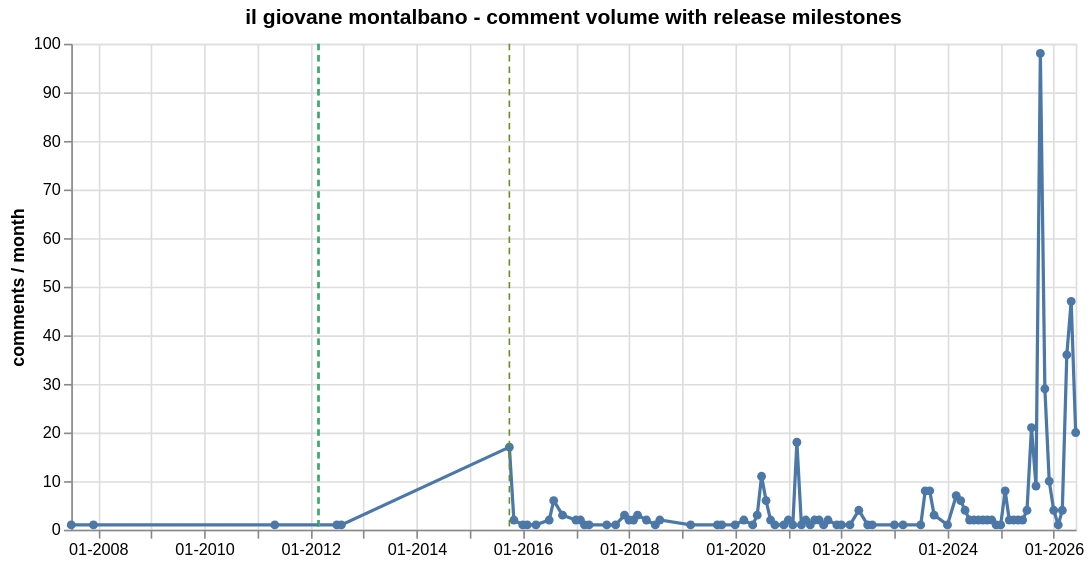

Express this chart as Vega-Lite.
### Vega-Lite specification from a JSON file in a GitHub repository (floating-point values rounded to 4 significant figures)
{"$schema": "https://vega.github.io/schema/vega-lite/v6.1.0.json", "config": {"view": {"continuousHeight": 300, "continuousWidth": 300}}, "datasets": {"data-3dc944977f1ea9bcb630ce9dc0369ba9": [{"color": "#2E8B57", "date": "2012-02-23T00:00:00", "name": "Debut - Il giovane Montalbano", "produzione": "il giovane montalbano", "series": "Young Montalbano Era iniziale"}, {"color": "#3CB371", "date": "2012-03-01T00:00:00", "name": "Consolidamento serie e successo pubblico", "produzione": "il giovane montalbano", "series": "Crescita popolarità"}, {"color": "#6B8E23", "date": "2015-10-01T00:00:00", "name": "Chiusura produzione serie", "produzione": "il giovane montalbano", "series": "Fine prequel era"}], "data-a056da0990ef21e336d9d64a94c55234": [{"date": "2007-07-01T00:00:00", "month": "2007-07", "months_from_release": -55.0, "n_comments": 1, "n_detected": 0, "n_ref_lex": 0, "produzione": "il giovane montalbano", "ref_rate_detected": 0.0, "ref_rate_lex": 0.0, "sim_mean": 0.7903, "tipo": "serie_ita"}, {"date": "2007-12-01T00:00:00", "month": "2007-12", "months_from_release": -50.0, "n_comments": 1, "n_detected": 0, "n_ref_lex": 0, "produzione": "il giovane montalbano", "ref_rate_detected": 0.0, "ref_rate_lex": 0.0, "sim_mean": 0.7935, "tipo": "serie_ita"}, {"date": "2011-05-01T00:00:00", "month": "2011-05", "months_from_release": -9.0, "n_comments": 1, "n_detected": 0, "n_ref_lex": 0, "produzione": "il giovane montalbano", "ref_rate_detected": 0.0, "ref_rate_lex": 0.0, "sim_mean": 0.7798, "tipo": "serie_ita"}, {"date": "2012-07-01T00:00:00", "month": "2012-07", "months_from_release": 5.0, "n_comments": 1, "n_detected": 0, "n_ref_lex": 0, "produzione": "il giovane montalbano", "ref_rate_detected": 0.0, "ref_rate_lex": 0.0, "sim_mean": 0.7957, "tipo": "serie_ita"}, {"date": "2012-08-01T00:00:00", "month": "2012-08", "months_from_release": 6.0, "n_comments": 1, "n_detected": 1, "n_ref_lex": 1, "produzione": "il giovane montalbano", "ref_rate_detected": 1.0, "ref_rate_lex": 1.0, "sim_mean": 0.8045, "tipo": "serie_ita"}, {"date": "2015-10-01T00:00:00", "month": "2015-10", "months_from_release": 44.0, "n_comments": 17, "n_detected": 7, "n_ref_lex": 3, "produzione": "il giovane montalbano", "ref_rate_detected": 0.4118, "ref_rate_lex": 0.1765, "sim_mean": 0.7931, "tipo": "serie_ita"}, {"date": "2015-11-01T00:00:00", "month": "2015-11", "months_from_release": 45.0, "n_comments": 2, "n_detected": 0, "n_ref_lex": 0, "produzione": "il giovane montalbano", "ref_rate_detected": 0.0, "ref_rate_lex": 0.0, "sim_mean": 0.7904, "tipo": "serie_ita"}, {"date": "2016-01-01T00:00:00", "month": "2016-01", "months_from_release": 47.0, "n_comments": 1, "n_detected": 0, "n_ref_lex": 0, "produzione": "il giovane montalbano", "ref_rate_detected": 0.0, "ref_rate_lex": 0.0, "sim_mean": 0.7545, "tipo": "serie_ita"}, {"date": "2016-02-01T00:00:00", "month": "2016-02", "months_from_release": 48.0, "n_comments": 1, "n_detected": 0, "n_ref_lex": 0, "produzione": "il giovane montalbano", "ref_rate_detected": 0.0, "ref_rate_lex": 0.0, "sim_mean": 0.7947, "tipo": "serie_ita"}, {"date": "2016-04-01T00:00:00", "month": "2016-04", "months_from_release": 50.0, "n_comments": 1, "n_detected": 0, "n_ref_lex": 0, "produzione": "il giovane montalbano", "ref_rate_detected": 0.0, "ref_rate_lex": 0.0, "sim_mean": 0.766, "tipo": "serie_ita"}, {"date": "2016-07-01T00:00:00", "month": "2016-07", "months_from_release": 53.0, "n_comments": 2, "n_detected": 1, "n_ref_lex": 1, "produzione": "il giovane montalbano", "ref_rate_detected": 0.5, "ref_rate_lex": 0.5, "sim_mean": 0.7982, "tipo": "serie_ita"}, {"date": "2016-08-01T00:00:00", "month": "2016-08", "months_from_release": 54.0, "n_comments": 6, "n_detected": 0, "n_ref_lex": 0, "produzione": "il giovane montalbano", "ref_rate_detected": 0.0, "ref_rate_lex": 0.0, "sim_mean": 0.7858, "tipo": "serie_ita"}, {"date": "2016-10-01T00:00:00", "month": "2016-10", "months_from_release": 56.0, "n_comments": 3, "n_detected": 0, "n_ref_lex": 0, "produzione": "il giovane montalbano", "ref_rate_detected": 0.0, "ref_rate_lex": 0.0, "sim_mean": 0.7779, "tipo": "serie_ita"}, {"date": "2017-01-01T00:00:00", "month": "2017-01", "months_from_release": 59.0, "n_comments": 2, "n_detected": 2, "n_ref_lex": 1, "produzione": "il giovane montalbano", "ref_rate_detected": 1.0, "ref_rate_lex": 0.5, "sim_mean": 0.8141, "tipo": "serie_ita"}, {"date": "2017-02-01T00:00:00", "month": "2017-02", "months_from_release": 60.0, "n_comments": 2, "n_detected": 0, "n_ref_lex": 1, "produzione": "il giovane montalbano", "ref_rate_detected": 0.0, "ref_rate_lex": 0.5, "sim_mean": 0.7909, "tipo": "serie_ita"}, {"date": "2017-03-01T00:00:00", "month": "2017-03", "months_from_release": 61.0, "n_comments": 1, "n_detected": 0, "n_ref_lex": 0, "produzione": "il giovane montalbano", "ref_rate_detected": 0.0, "ref_rate_lex": 0.0, "sim_mean": 0.7737, "tipo": "serie_ita"}, {"date": "2017-04-01T00:00:00", "month": "2017-04", "months_from_release": 62.0, "n_comments": 1, "n_detected": 1, "n_ref_lex": 0, "produzione": "il giovane montalbano", "ref_rate_detected": 1.0, "ref_rate_lex": 0.0, "sim_mean": 0.8075, "tipo": "serie_ita"}, {"date": "2017-08-01T00:00:00", "month": "2017-08", "months_from_release": 66.0, "n_comments": 1, "n_detected": 0, "n_ref_lex": 0, "produzione": "il giovane montalbano", "ref_rate_detected": 0.0, "ref_rate_lex": 0.0, "sim_mean": 0.7785, "tipo": "serie_ita"}, {"date": "2017-10-01T00:00:00", "month": "2017-10", "months_from_release": 68.0, "n_comments": 1, "n_detected": 0, "n_ref_lex": 1, "produzione": "il giovane montalbano", "ref_rate_detected": 0.0, "ref_rate_lex": 1.0, "sim_mean": 0.7944, "tipo": "serie_ita"}, {"date": "2017-12-01T00:00:00", "month": "2017-12", "months_from_release": 70.0, "n_comments": 3, "n_detected": 1, "n_ref_lex": 1, "produzione": "il giovane montalbano", "ref_rate_detected": 0.3333, "ref_rate_lex": 0.3333, "sim_mean": 0.7935, "tipo": "serie_ita"}, {"date": "2018-01-01T00:00:00", "month": "2018-01", "months_from_release": 71.0, "n_comments": 2, "n_detected": 0, "n_ref_lex": 0, "produzione": "il giovane montalbano", "ref_rate_detected": 0.0, "ref_rate_lex": 0.0, "sim_mean": 0.7923, "tipo": "serie_ita"}, {"date": "2018-02-01T00:00:00", "month": "2018-02", "months_from_release": 72.0, "n_comments": 2, "n_detected": 2, "n_ref_lex": 0, "produzione": "il giovane montalbano", "ref_rate_detected": 1.0, "ref_rate_lex": 0.0, "sim_mean": 0.8094, "tipo": "serie_ita"}, {"date": "2018-03-01T00:00:00", "month": "2018-03", "months_from_release": 73.0, "n_comments": 3, "n_detected": 0, "n_ref_lex": 0, "produzione": "il giovane montalbano", "ref_rate_detected": 0.0, "ref_rate_lex": 0.0, "sim_mean": 0.7738, "tipo": "serie_ita"}, {"date": "2018-05-01T00:00:00", "month": "2018-05", "months_from_release": 75.0, "n_comments": 2, "n_detected": 1, "n_ref_lex": 0, "produzione": "il giovane montalbano", "ref_rate_detected": 0.5, "ref_rate_lex": 0.0, "sim_mean": 0.8089, "tipo": "serie_ita"}, {"date": "2018-07-01T00:00:00", "month": "2018-07", "months_from_release": 77.0, "n_comments": 1, "n_detected": 0, "n_ref_lex": 0, "produzione": "il giovane montalbano", "ref_rate_detected": 0.0, "ref_rate_lex": 0.0, "sim_mean": 0.7987, "tipo": "serie_ita"}, {"date": "2018-08-01T00:00:00", "month": "2018-08", "months_from_release": 78.0, "n_comments": 2, "n_detected": 0, "n_ref_lex": 0, "produzione": "il giovane montalbano", "ref_rate_detected": 0.0, "ref_rate_lex": 0.0, "sim_mean": 0.7843, "tipo": "serie_ita"}, {"date": "2019-03-01T00:00:00", "month": "2019-03", "months_from_release": 85.0, "n_comments": 1, "n_detected": 0, "n_ref_lex": 0, "produzione": "il giovane montalbano", "ref_rate_detected": 0.0, "ref_rate_lex": 0.0, "sim_mean": 0.7541, "tipo": "serie_ita"}, {"date": "2019-09-01T00:00:00", "month": "2019-09", "months_from_release": 91.0, "n_comments": 1, "n_detected": 1, "n_ref_lex": 1, "produzione": "il giovane montalbano", "ref_rate_detected": 1.0, "ref_rate_lex": 1.0, "sim_mean": 0.8262, "tipo": "serie_ita"}, {"date": "2019-10-01T00:00:00", "month": "2019-10", "months_from_release": 92.0, "n_comments": 1, "n_detected": 1, "n_ref_lex": 0, "produzione": "il giovane montalbano", "ref_rate_detected": 1.0, "ref_rate_lex": 0.0, "sim_mean": 0.8043, "tipo": "serie_ita"}, {"date": "2020-01-01T00:00:00", "month": "2020-01", "months_from_release": 95.0, "n_comments": 1, "n_detected": 0, "n_ref_lex": 0, "produzione": "il giovane montalbano", "ref_rate_detected": 0.0, "ref_rate_lex": 0.0, "sim_mean": 0.7867, "tipo": "serie_ita"}, {"date": "2020-03-01T00:00:00", "month": "2020-03", "months_from_release": 97.0, "n_comments": 2, "n_detected": 2, "n_ref_lex": 1, "produzione": "il giovane montalbano", "ref_rate_detected": 1.0, "ref_rate_lex": 0.5, "sim_mean": 0.8102, "tipo": "serie_ita"}, {"date": "2020-05-01T00:00:00", "month": "2020-05", "months_from_release": 99.0, "n_comments": 1, "n_detected": 0, "n_ref_lex": 0, "produzione": "il giovane montalbano", "ref_rate_detected": 0.0, "ref_rate_lex": 0.0, "sim_mean": 0.7914, "tipo": "serie_ita"}, {"date": "2020-06-01T00:00:00", "month": "2020-06", "months_from_release": 100.0, "n_comments": 3, "n_detected": 2, "n_ref_lex": 1, "produzione": "il giovane montalbano", "ref_rate_detected": 0.6667, "ref_rate_lex": 0.3333, "sim_mean": 0.8071, "tipo": "serie_ita"}, {"date": "2020-07-01T00:00:00", "month": "2020-07", "months_from_release": 101.0, "n_comments": 11, "n_detected": 4, "n_ref_lex": 1, "produzione": "il giovane montalbano", "ref_rate_detected": 0.3636, "ref_rate_lex": 0.09091, "sim_mean": 0.7943, "tipo": "serie_ita"}, {"date": "2020-08-01T00:00:00", "month": "2020-08", "months_from_release": 102.0, "n_comments": 6, "n_detected": 3, "n_ref_lex": 2, "produzione": "il giovane montalbano", "ref_rate_detected": 0.5, "ref_rate_lex": 0.3333, "sim_mean": 0.8077, "tipo": "serie_ita"}, {"date": "2020-09-01T00:00:00", "month": "2020-09", "months_from_release": 103.0, "n_comments": 2, "n_detected": 0, "n_ref_lex": 0, "produzione": "il giovane montalbano", "ref_rate_detected": 0.0, "ref_rate_lex": 0.0, "sim_mean": 0.79, "tipo": "serie_ita"}, {"date": "2020-10-01T00:00:00", "month": "2020-10", "months_from_release": 104.0, "n_comments": 1, "n_detected": 1, "n_ref_lex": 0, "produzione": "il giovane montalbano", "ref_rate_detected": 1.0, "ref_rate_lex": 0.0, "sim_mean": 0.8126, "tipo": "serie_ita"}, {"date": "2020-12-01T00:00:00", "month": "2020-12", "months_from_release": 106.0, "n_comments": 1, "n_detected": 1, "n_ref_lex": 0, "produzione": "il giovane montalbano", "ref_rate_detected": 1.0, "ref_rate_lex": 0.0, "sim_mean": 0.8075, "tipo": "serie_ita"}, {"date": "2021-01-01T00:00:00", "month": "2021-01", "months_from_release": 107.0, "n_comments": 2, "n_detected": 1, "n_ref_lex": 1, "produzione": "il giovane montalbano", "ref_rate_detected": 0.5, "ref_rate_lex": 0.5, "sim_mean": 0.7995, "tipo": "serie_ita"}, {"date": "2021-02-01T00:00:00", "month": "2021-02", "months_from_release": 108.0, "n_comments": 1, "n_detected": 0, "n_ref_lex": 0, "produzione": "il giovane montalbano", "ref_rate_detected": 0.0, "ref_rate_lex": 0.0, "sim_mean": 0.773, "tipo": "serie_ita"}, {"date": "2021-03-01T00:00:00", "month": "2021-03", "months_from_release": 109.0, "n_comments": 18, "n_detected": 4, "n_ref_lex": 2, "produzione": "il giovane montalbano", "ref_rate_detected": 0.2222, "ref_rate_lex": 0.1111, "sim_mean": 0.7942, "tipo": "serie_ita"}, {"date": "2021-04-01T00:00:00", "month": "2021-04", "months_from_release": 110.0, "n_comments": 1, "n_detected": 0, "n_ref_lex": 0, "produzione": "il giovane montalbano", "ref_rate_detected": 0.0, "ref_rate_lex": 0.0, "sim_mean": 0.7933, "tipo": "serie_ita"}, {"date": "2021-05-01T00:00:00", "month": "2021-05", "months_from_release": 111.0, "n_comments": 2, "n_detected": 0, "n_ref_lex": 0, "produzione": "il giovane montalbano", "ref_rate_detected": 0.0, "ref_rate_lex": 0.0, "sim_mean": 0.7849, "tipo": "serie_ita"}, {"date": "2021-06-01T00:00:00", "month": "2021-06", "months_from_release": 112.0, "n_comments": 1, "n_detected": 1, "n_ref_lex": 0, "produzione": "il giovane montalbano", "ref_rate_detected": 1.0, "ref_rate_lex": 0.0, "sim_mean": 0.8197, "tipo": "serie_ita"}, {"date": "2021-07-01T00:00:00", "month": "2021-07", "months_from_release": 113.0, "n_comments": 2, "n_detected": 0, "n_ref_lex": 0, "produzione": "il giovane montalbano", "ref_rate_detected": 0.0, "ref_rate_lex": 0.0, "sim_mean": 0.7881, "tipo": "serie_ita"}, {"date": "2021-08-01T00:00:00", "month": "2021-08", "months_from_release": 114.0, "n_comments": 2, "n_detected": 1, "n_ref_lex": 1, "produzione": "il giovane montalbano", "ref_rate_detected": 0.5, "ref_rate_lex": 0.5, "sim_mean": 0.8017, "tipo": "serie_ita"}, {"date": "2021-09-01T00:00:00", "month": "2021-09", "months_from_release": 115.0, "n_comments": 1, "n_detected": 1, "n_ref_lex": 1, "produzione": "il giovane montalbano", "ref_rate_detected": 1.0, "ref_rate_lex": 1.0, "sim_mean": 0.8091, "tipo": "serie_ita"}, {"date": "2021-10-01T00:00:00", "month": "2021-10", "months_from_release": 116.0, "n_comments": 2, "n_detected": 1, "n_ref_lex": 0, "produzione": "il giovane montalbano", "ref_rate_detected": 0.5, "ref_rate_lex": 0.0, "sim_mean": 0.8001, "tipo": "serie_ita"}, {"date": "2021-12-01T00:00:00", "month": "2021-12", "months_from_release": 118.0, "n_comments": 1, "n_detected": 0, "n_ref_lex": 0, "produzione": "il giovane montalbano", "ref_rate_detected": 0.0, "ref_rate_lex": 0.0, "sim_mean": 0.7811, "tipo": "serie_ita"}, {"date": "2022-01-01T00:00:00", "month": "2022-01", "months_from_release": 119.0, "n_comments": 1, "n_detected": 0, "n_ref_lex": 0, "produzione": "il giovane montalbano", "ref_rate_detected": 0.0, "ref_rate_lex": 0.0, "sim_mean": 0.7792, "tipo": "serie_ita"}, {"date": "2022-03-01T00:00:00", "month": "2022-03", "months_from_release": 121.0, "n_comments": 1, "n_detected": 1, "n_ref_lex": 0, "produzione": "il giovane montalbano", "ref_rate_detected": 1.0, "ref_rate_lex": 0.0, "sim_mean": 0.8024, "tipo": "serie_ita"}, {"date": "2022-05-01T00:00:00", "month": "2022-05", "months_from_release": 123.0, "n_comments": 4, "n_detected": 0, "n_ref_lex": 0, "produzione": "il giovane montalbano", "ref_rate_detected": 0.0, "ref_rate_lex": 0.0, "sim_mean": 0.7826, "tipo": "serie_ita"}, {"date": "2022-07-01T00:00:00", "month": "2022-07", "months_from_release": 125.0, "n_comments": 1, "n_detected": 1, "n_ref_lex": 0, "produzione": "il giovane montalbano", "ref_rate_detected": 1.0, "ref_rate_lex": 0.0, "sim_mean": 0.8061, "tipo": "serie_ita"}, {"date": "2022-08-01T00:00:00", "month": "2022-08", "months_from_release": 126.0, "n_comments": 1, "n_detected": 1, "n_ref_lex": 0, "produzione": "il giovane montalbano", "ref_rate_detected": 1.0, "ref_rate_lex": 0.0, "sim_mean": 0.8147, "tipo": "serie_ita"}, {"date": "2023-01-01T00:00:00", "month": "2023-01", "months_from_release": 131.0, "n_comments": 1, "n_detected": 0, "n_ref_lex": 0, "produzione": "il giovane montalbano", "ref_rate_detected": 0.0, "ref_rate_lex": 0.0, "sim_mean": 0.7565, "tipo": "serie_ita"}, {"date": "2023-03-01T00:00:00", "month": "2023-03", "months_from_release": 133.0, "n_comments": 1, "n_detected": 0, "n_ref_lex": 0, "produzione": "il giovane montalbano", "ref_rate_detected": 0.0, "ref_rate_lex": 0.0, "sim_mean": 0.7755, "tipo": "serie_ita"}, {"date": "2023-07-01T00:00:00", "month": "2023-07", "months_from_release": 137.0, "n_comments": 1, "n_detected": 0, "n_ref_lex": 0, "produzione": "il giovane montalbano", "ref_rate_detected": 0.0, "ref_rate_lex": 0.0, "sim_mean": 0.7789, "tipo": "serie_ita"}, {"date": "2023-08-01T00:00:00", "month": "2023-08", "months_from_release": 138.0, "n_comments": 8, "n_detected": 1, "n_ref_lex": 1, "produzione": "il giovane montalbano", "ref_rate_detected": 0.125, "ref_rate_lex": 0.125, "sim_mean": 0.7903, "tipo": "serie_ita"}, {"date": "2023-09-01T00:00:00", "month": "2023-09", "months_from_release": 139.0, "n_comments": 8, "n_detected": 3, "n_ref_lex": 1, "produzione": "il giovane montalbano", "ref_rate_detected": 0.375, "ref_rate_lex": 0.125, "sim_mean": 0.7987, "tipo": "serie_ita"}, {"date": "2023-10-01T00:00:00", "month": "2023-10", "months_from_release": 140.0, "n_comments": 3, "n_detected": 2, "n_ref_lex": 2, "produzione": "il giovane montalbano", "ref_rate_detected": 0.6667, "ref_rate_lex": 0.6667, "sim_mean": 0.8177, "tipo": "serie_ita"}, {"date": "2024-01-01T00:00:00", "month": "2024-01", "months_from_release": 143.0, "n_comments": 1, "n_detected": 1, "n_ref_lex": 1, "produzione": "il giovane montalbano", "ref_rate_detected": 1.0, "ref_rate_lex": 1.0, "sim_mean": 0.8194, "tipo": "serie_ita"}, {"date": "2024-03-01T00:00:00", "month": "2024-03", "months_from_release": 145.0, "n_comments": 7, "n_detected": 4, "n_ref_lex": 2, "produzione": "il giovane montalbano", "ref_rate_detected": 0.5714, "ref_rate_lex": 0.2857, "sim_mean": 0.7972, "tipo": "serie_ita"}, {"date": "2024-04-01T00:00:00", "month": "2024-04", "months_from_release": 146.0, "n_comments": 6, "n_detected": 3, "n_ref_lex": 1, "produzione": "il giovane montalbano", "ref_rate_detected": 0.5, "ref_rate_lex": 0.1667, "sim_mean": 0.8041, "tipo": "serie_ita"}, {"date": "2024-05-01T00:00:00", "month": "2024-05", "months_from_release": 147.0, "n_comments": 4, "n_detected": 1, "n_ref_lex": 0, "produzione": "il giovane montalbano", "ref_rate_detected": 0.25, "ref_rate_lex": 0.0, "sim_mean": 0.7919, "tipo": "serie_ita"}, {"date": "2024-06-01T00:00:00", "month": "2024-06", "months_from_release": 148.0, "n_comments": 2, "n_detected": 1, "n_ref_lex": 1, "produzione": "il giovane montalbano", "ref_rate_detected": 0.5, "ref_rate_lex": 0.5, "sim_mean": 0.8144, "tipo": "serie_ita"}, {"date": "2024-07-01T00:00:00", "month": "2024-07", "months_from_release": 149.0, "n_comments": 2, "n_detected": 1, "n_ref_lex": 0, "produzione": "il giovane montalbano", "ref_rate_detected": 0.5, "ref_rate_lex": 0.0, "sim_mean": 0.7932, "tipo": "serie_ita"}, {"date": "2024-08-01T00:00:00", "month": "2024-08", "months_from_release": 150.0, "n_comments": 2, "n_detected": 1, "n_ref_lex": 0, "produzione": "il giovane montalbano", "ref_rate_detected": 0.5, "ref_rate_lex": 0.0, "sim_mean": 0.8048, "tipo": "serie_ita"}, {"date": "2024-09-01T00:00:00", "month": "2024-09", "months_from_release": 151.0, "n_comments": 2, "n_detected": 0, "n_ref_lex": 0, "produzione": "il giovane montalbano", "ref_rate_detected": 0.0, "ref_rate_lex": 0.0, "sim_mean": 0.7713, "tipo": "serie_ita"}, {"date": "2024-10-01T00:00:00", "month": "2024-10", "months_from_release": 152.0, "n_comments": 2, "n_detected": 1, "n_ref_lex": 0, "produzione": "il giovane montalbano", "ref_rate_detected": 0.5, "ref_rate_lex": 0.0, "sim_mean": 0.7931, "tipo": "serie_ita"}, {"date": "2024-11-01T00:00:00", "month": "2024-11", "months_from_release": 153.0, "n_comments": 2, "n_detected": 1, "n_ref_lex": 0, "produzione": "il giovane montalbano", "ref_rate_detected": 0.5, "ref_rate_lex": 0.0, "sim_mean": 0.8016, "tipo": "serie_ita"}, {"date": "2024-12-01T00:00:00", "month": "2024-12", "months_from_release": 154.0, "n_comments": 1, "n_detected": 1, "n_ref_lex": 0, "produzione": "il giovane montalbano", "ref_rate_detected": 1.0, "ref_rate_lex": 0.0, "sim_mean": 0.8009, "tipo": "serie_ita"}, {"date": "2025-01-01T00:00:00", "month": "2025-01", "months_from_release": 155.0, "n_comments": 1, "n_detected": 0, "n_ref_lex": 0, "produzione": "il giovane montalbano", "ref_rate_detected": 0.0, "ref_rate_lex": 0.0, "sim_mean": 0.7919, "tipo": "serie_ita"}, {"date": "2025-02-01T00:00:00", "month": "2025-02", "months_from_release": 156.0, "n_comments": 8, "n_detected": 6, "n_ref_lex": 2, "produzione": "il giovane montalbano", "ref_rate_detected": 0.75, "ref_rate_lex": 0.25, "sim_mean": 0.8063, "tipo": "serie_ita"}, {"date": "2025-03-01T00:00:00", "month": "2025-03", "months_from_release": 157.0, "n_comments": 2, "n_detected": 0, "n_ref_lex": 0, "produzione": "il giovane montalbano", "ref_rate_detected": 0.0, "ref_rate_lex": 0.0, "sim_mean": 0.7872, "tipo": "serie_ita"}, {"date": "2025-04-01T00:00:00", "month": "2025-04", "months_from_release": 158.0, "n_comments": 2, "n_detected": 1, "n_ref_lex": 1, "produzione": "il giovane montalbano", "ref_rate_detected": 0.5, "ref_rate_lex": 0.5, "sim_mean": 0.8094, "tipo": "serie_ita"}, {"date": "2025-05-01T00:00:00", "month": "2025-05", "months_from_release": 159.0, "n_comments": 2, "n_detected": 2, "n_ref_lex": 1, "produzione": "il giovane montalbano", "ref_rate_detected": 1.0, "ref_rate_lex": 0.5, "sim_mean": 0.8042, "tipo": "serie_ita"}, {"date": "2025-06-01T00:00:00", "month": "2025-06", "months_from_release": 160.0, "n_comments": 2, "n_detected": 1, "n_ref_lex": 0, "produzione": "il giovane montalbano", "ref_rate_detected": 0.5, "ref_rate_lex": 0.0, "sim_mean": 0.7992, "tipo": "serie_ita"}, {"date": "2025-07-01T00:00:00", "month": "2025-07", "months_from_release": 161.0, "n_comments": 4, "n_detected": 0, "n_ref_lex": 0, "produzione": "il giovane montalbano", "ref_rate_detected": 0.0, "ref_rate_lex": 0.0, "sim_mean": 0.7833, "tipo": "serie_ita"}, {"date": "2025-08-01T00:00:00", "month": "2025-08", "months_from_release": 162.0, "n_comments": 21, "n_detected": 8, "n_ref_lex": 1, "produzione": "il giovane montalbano", "ref_rate_detected": 0.381, "ref_rate_lex": 0.04762, "sim_mean": 0.7955, "tipo": "serie_ita"}, {"date": "2025-09-01T00:00:00", "month": "2025-09", "months_from_release": 163.0, "n_comments": 9, "n_detected": 5, "n_ref_lex": 0, "produzione": "il giovane montalbano", "ref_rate_detected": 0.5556, "ref_rate_lex": 0.0, "sim_mean": 0.7971, "tipo": "serie_ita"}, {"date": "2025-10-01T00:00:00", "month": "2025-10", "months_from_release": 164.0, "n_comments": 98, "n_detected": 24, "n_ref_lex": 9, "produzione": "il giovane montalbano", "ref_rate_detected": 0.2449, "ref_rate_lex": 0.09184, "sim_mean": 0.793, "tipo": "serie_ita"}, {"date": "2025-11-01T00:00:00", "month": "2025-11", "months_from_release": 165.0, "n_comments": 29, "n_detected": 8, "n_ref_lex": 6, "produzione": "il giovane montalbano", "ref_rate_detected": 0.2759, "ref_rate_lex": 0.2069, "sim_mean": 0.7886, "tipo": "serie_ita"}, {"date": "2025-12-01T00:00:00", "month": "2025-12", "months_from_release": 166.0, "n_comments": 10, "n_detected": 0, "n_ref_lex": 0, "produzione": "il giovane montalbano", "ref_rate_detected": 0.0, "ref_rate_lex": 0.0, "sim_mean": 0.7858, "tipo": "serie_ita"}, {"date": "2026-01-01T00:00:00", "month": "2026-01", "months_from_release": 167.0, "n_comments": 4, "n_detected": 3, "n_ref_lex": 3, "produzione": "il giovane montalbano", "ref_rate_detected": 0.75, "ref_rate_lex": 0.75, "sim_mean": 0.8246, "tipo": "serie_ita"}, {"date": "2026-02-01T00:00:00", "month": "2026-02", "months_from_release": 168.0, "n_comments": 1, "n_detected": 0, "n_ref_lex": 0, "produzione": "il giovane montalbano", "ref_rate_detected": 0.0, "ref_rate_lex": 0.0, "sim_mean": 0.7947, "tipo": "serie_ita"}, {"date": "2026-03-01T00:00:00", "month": "2026-03", "months_from_release": 169.0, "n_comments": 4, "n_detected": 2, "n_ref_lex": 1, "produzione": "il giovane montalbano", "ref_rate_detected": 0.5, "ref_rate_lex": 0.25, "sim_mean": 0.7967, "tipo": "serie_ita"}, {"date": "2026-04-01T00:00:00", "month": "2026-04", "months_from_release": 170.0, "n_comments": 36, "n_detected": 12, "n_ref_lex": 2, "produzione": "il giovane montalbano", "ref_rate_detected": 0.3333, "ref_rate_lex": 0.05556, "sim_mean": 0.793, "tipo": "serie_ita"}, {"date": "2026-05-01T00:00:00", "month": "2026-05", "months_from_release": 171.0, "n_comments": 47, "n_detected": 7, "n_ref_lex": 4, "produzione": "il giovane montalbano", "ref_rate_detected": 0.1489, "ref_rate_lex": 0.08511, "sim_mean": 0.7897, "tipo": "serie_ita"}, {"date": "2026-06-01T00:00:00", "month": "2026-06", "months_from_release": 172.0, "n_comments": 20, "n_detected": 7, "n_ref_lex": 2, "produzione": "il giovane montalbano", "ref_rate_detected": 0.35, "ref_rate_lex": 0.1, "sim_mean": 0.7945, "tipo": "serie_ita"}]}, "height": 300, "layer": [{"data": {"name": "data-a056da0990ef21e336d9d64a94c55234"}, "encoding": {"tooltip": [{"field": "date", "format": "%m-%Y", "title": "month", "type": "temporal"}, {"field": "n_comments", "type": "quantitative"}, {"field": "ref_rate_lex", "format": ".2%", "type": "quantitative"}], "x": {"axis": {"format": "%m-%Y"}, "field": "date", "title": null, "type": "temporal"}, "y": {"field": "n_comments", "title": "comments / month", "type": "quantitative"}}, "mark": {"point": true, "type": "line"}}, {"data": {"name": "data-3dc944977f1ea9bcb630ce9dc0369ba9"}, "encoding": {"color": {"field": "color", "legend": null, "scale": null, "type": "nominal"}, "tooltip": [{"field": "name", "type": "nominal"}, {"field": "date", "format": "%m-%Y", "type": "temporal"}], "x": {"field": "date", "type": "temporal"}}, "mark": {"strokeDash": [4, 3], "type": "rule"}}], "title": "il giovane montalbano - comment volume with release milestones", "width": 620}
